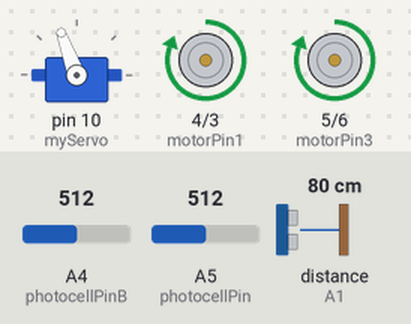
Bench run of a sketch on a simulated Arduino Uno, built with avr-gcc and run on an emulated ATmega328P. Shown: servo, motor-driver pin pairs drawn as motors (green arrow = first pin HIGH = forward, orange = second pin HIGH = backward, longer = more drive). The inputs (shaded band) are chosen by the test bench; at power-on: distance to the obstacle (sensor on A1) 80 cm, A4 (photocellPinB) = 512, A5 (photocellPin) = 512. The echo pulse lasts 58.3 µs per cm.

Above: at 6.9 s.
7.0 s: distance to the obstacle (sensor on A1) set to 22 cm
8.5 s: distance to the obstacle (sensor on A1) set to 19 cm
At 10.2 s:
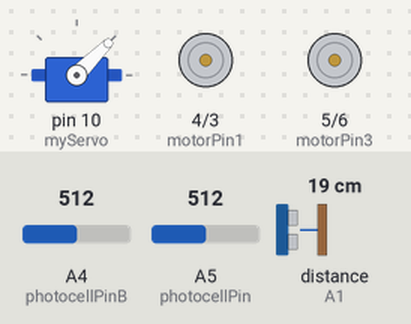
At 11.1 s:
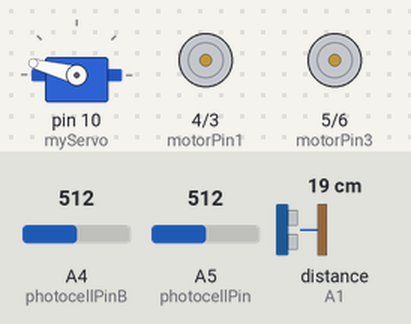
Timing chart, 0 to 17.5 s (numbered marks = the images above; inputs shaded):
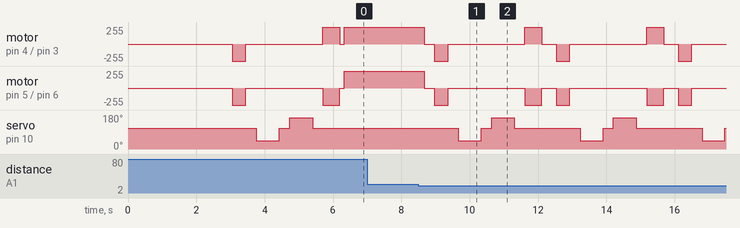

The sketch:

rc_car.ino
```cpp
#include <Servo.h>
#include <NewPing.h>

int motorPin1 = 4;
int motorPin2 = 3;
int motorPin3 = 5;
int motorPin4 = 6;
int distance = 100;
int trig_pin = A0;
int echo_pin = A1;
int photocellPin = A5;
int photocellReading;
int photocellPinB = A4;
int photocellReadingB;
boolean isGoingForward = false;

NewPing sonar(trig_pin, echo_pin, 200);
Servo myServo;

void setup(){
  pinMode(motorPin3, OUTPUT);
  pinMode(motorPin1, OUTPUT);
  pinMode(motorPin2, OUTPUT);
  pinMode(motorPin4, OUTPUT);
  myServo.attach(10);
  myServo.write(110);
  delay(2000);
  distance = readPing();
  delay(100);
  distance = readPing();
  delay(100);
  distance = readPing();
  delay(100);
  distance = readPing();
  delay(100);
}

void loop(){
  int distanceRight = 0;
  int distanceLeft = 0;
  delay(50);

  if (distance <= 20 || photocellReading <= 150 || photocellReadingB <= 100) {
    hault();
    delay(300);
    reverse();
    delay(400);
    hault();
    delay(300);
    distanceRight = lookRight();
    delay(300);
    distanceLeft = lookLeft();
    delay(300);
    if (distanceRight >= distanceLeft){
      turnRight();
      hault();
    }
    else{
      turnLeft();
      hault();
    }
  }
  else{
    accelerate();
  }
    distance = readPing();
    photocellReading = analogRead(photocellPin);
    photocellReadingB = analogRead(photocellPinB);
}

int lookRight(){
  myServo.write(45);
  delay(500);
  int distance = readPing();
  delay(100);
  myServo.write(110);
  return distance;
}

int lookLeft(){
  myServo.write(165);
  delay(500);
  int distance = readPing();
  delay(100);
  myServo.write(110);
  return distance;
  delay(100);
}

int readPing(){
  delay(70);
  int cm = sonar.ping_cm();
  if (cm==0){
    cm=250;
  }
  return cm;
}

void hault(){
  digitalWrite(motorPin3, LOW);
  digitalWrite(motorPin1, LOW);
  digitalWrite(motorPin4, LOW);
  digitalWrite(motorPin2, LOW);
}

void accelerate(){
  if(!isGoingForward){
    isGoingForward=true;
    digitalWrite(motorPin1, HIGH);
    digitalWrite(motorPin3, HIGH);
    digitalWrite(motorPin2, LOW);
    digitalWrite(motorPin4, LOW);
  }
}

void reverse(){
  isGoingForward=false;
  digitalWrite(motorPin2, HIGH);
  digitalWrite(motorPin4, HIGH);
  digitalWrite(motorPin1, LOW);
  digitalWrite(motorPin3, LOW);
}

void turnRight(){
  digitalWrite(motorPin1, HIGH);
  digitalWrite(motorPin4, HIGH);
  digitalWrite(motorPin2, LOW);
  digitalWrite(motorPin3, LOW);
  delay(500);
  digitalWrite(motorPin1, HIGH);
  digitalWrite(motorPin3, HIGH);
  digitalWrite(motorPin2, LOW);
  digitalWrite(motorPin4, LOW);
}

void turnLeft(){
  digitalWrite(motorPin2, HIGH);
  digitalWrite(motorPin3, HIGH);
  digitalWrite(motorPin1, LOW);
  digitalWrite(motorPin4, LOW);
  delay(500);
  digitalWrite(motorPin1, HIGH);
  digitalWrite(motorPin3, HIGH);
  digitalWrite(motorPin2, LOW);
  digitalWrite(motorPin4, LOW);
}
```

Measured:
- the behaviour switches between 21 and 20 cm on distance to the obstacle (sensor on A1) (found by bisection; images 0 and 1)
- after the input at 7.0 s, every drawn part: stays the same
